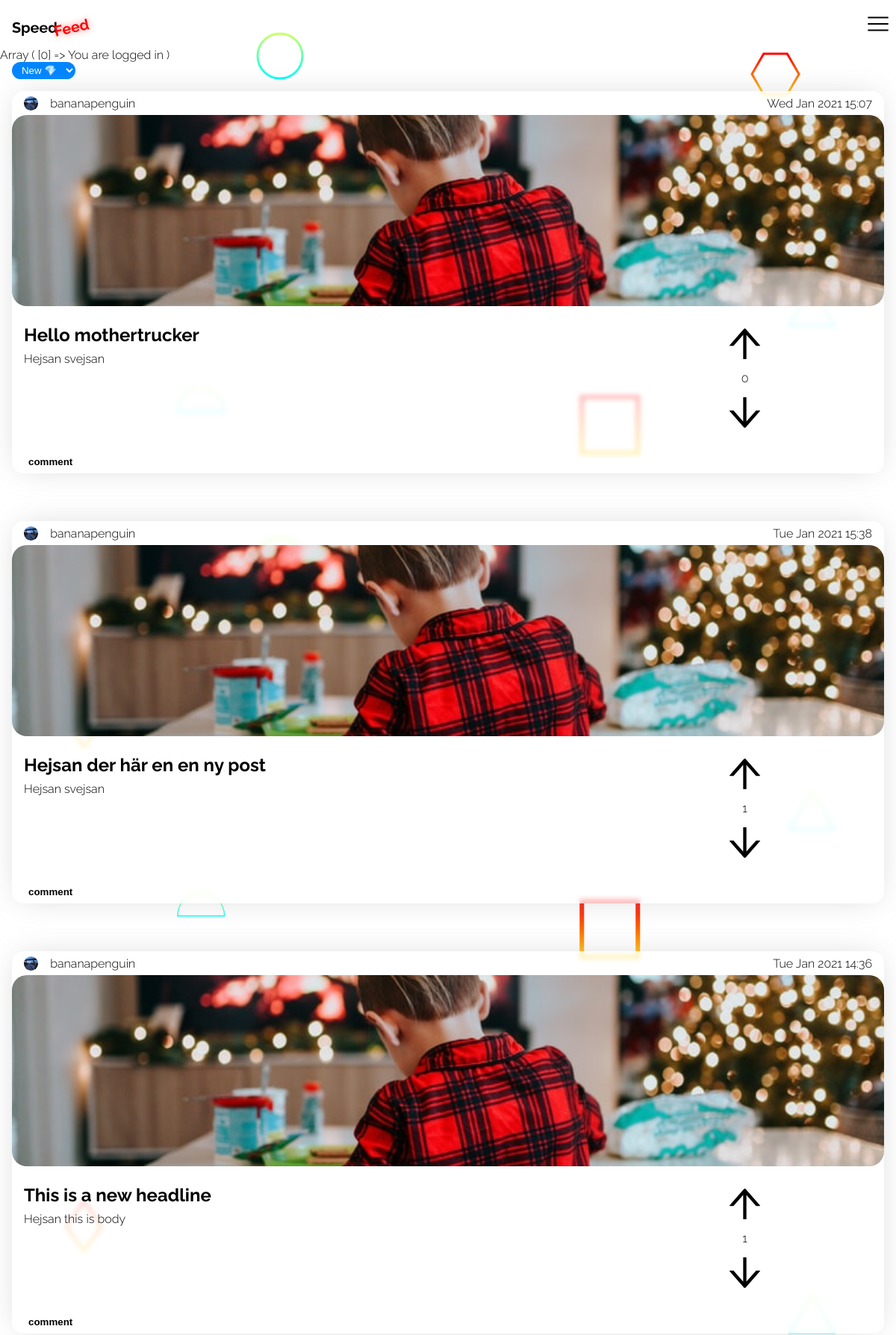
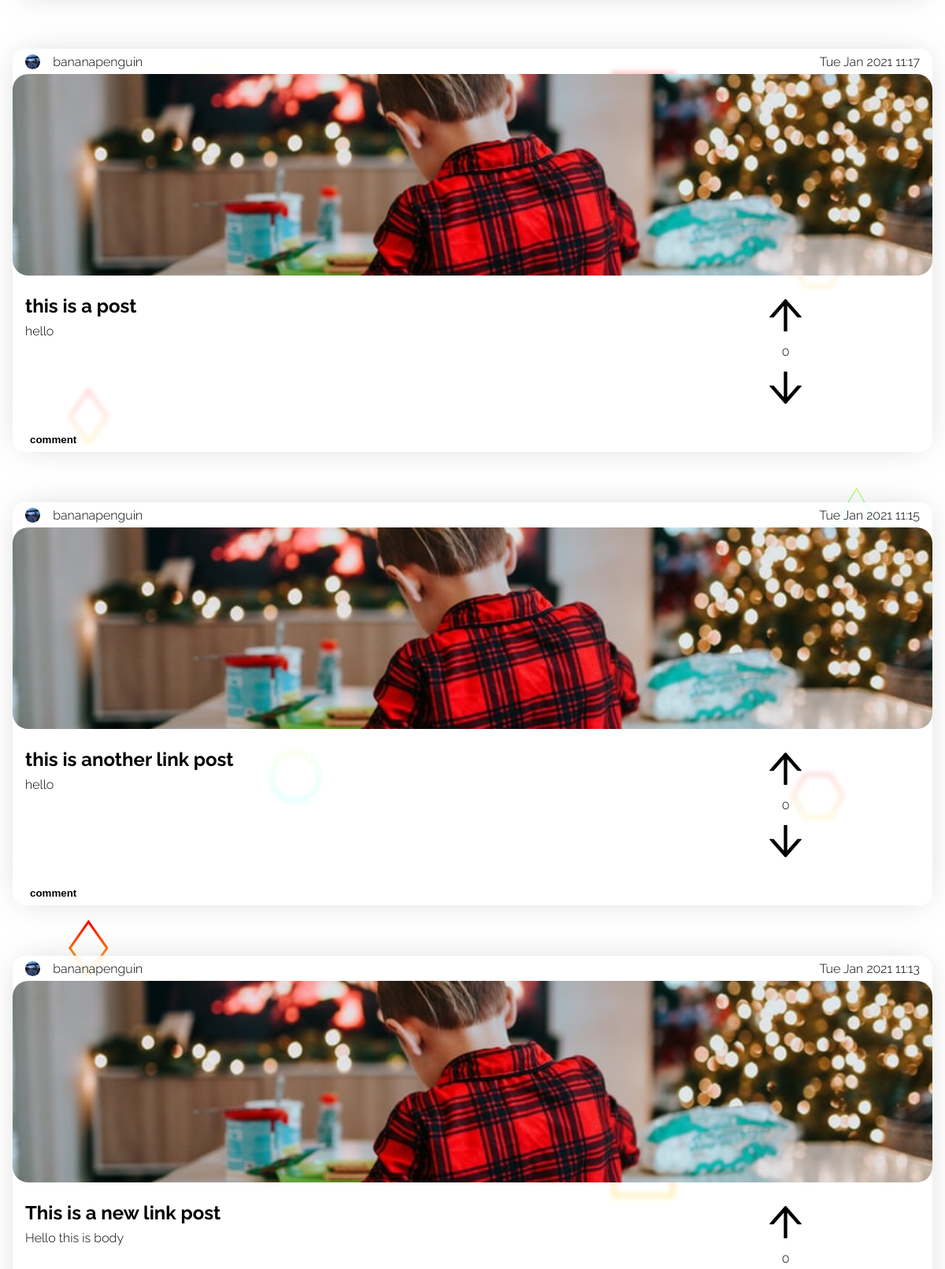
/views/index.php (signed in, upper part), run on the app's committed database (2 pictures, top to bottom).
### tables this page shows
CREATE TABLE "Users" ("id" integer,"name" varchar,"email" varchar,"avatar_path" varchar,"password_hash" varchar,"bio" text, "sort_by" varchar, PRIMARY KEY (id));

CREATE TABLE "Posts" ("id" integer,"user_id" int,"header" varchar,"body" text,"date" int, "color" varchar, "upDown" int, "link" varchar, PRIMARY KEY (id));

### views/index.php (the view, shortened to what this page needs)
<?php
require('header.php');
$db = new PDO('sqlite:../hacker_news_database.sqlite3');
if (isset($_SESSION['user'])) {
    $userId = $_SESSION['user']['id'];
    $stmt = $db->prepare("SELECT sort_by FROM Users where id = :userId");
    $stmt->bindParam(':userId', $userId);
    $stmt->execute();
    $data = $stmt->fetch(PDO::FETCH_ASSOC);
    $sort_by = $data['sort_by'];
} else {
    if (isset($_SESSION['sort'])) {
        $sort_by = $_SESSION['sort'];
    } else {
        $sort_by = 'new';
    }
}
if ($sort_by === 'new') {
    $result = $db->query("SELECT * FROM Posts ORDER BY \"date\" DESC LIMIT 30");
} else if ($sort_by === 'mostupvoted') {
    $result = $db->query("SELECT id, user_id, header, body, date, link, ifnull((select sum(up_down) from likes where posts.id=likes.post_id), 0) AS antallikes FROM Posts ORDER BY antallikes DESC LIMIT 30");
}
$posts = $result->fetchAll(PDO::FETCH_ASSOC);
?>
<body>
    <?php require('./nav.php') ?>
    <select class="sort-by" name="sort" id="">
        <option <?php if ($sort_by === 'new') {
                    echo 'selected';
                } ?>value="new">New 💎</option>
    </select>
    <?php foreach ($posts as $post) : ?>
        <?php
        $postId = $post['id'];
        $hasLikedResult = $db->query("SELECT * FROM Likes WHERE post_id = $postId AND user_id = $userId AND up_down = 1");
        $hasLikedData = $hasLikedResult->fetch(PDO::FETCH_ASSOC);
        if (isset($hasLikedData['id'])) {
            $hasLiked = true;
            $upvoteImage = '/images/upvoteActive.svg';
        } else {
            $hasLiked = false;
            $upvoteImage = '/images/upvote.svg';
        }
        $hasDislikedResult = $db->query("SELECT id FROM Likes WHERE post_id = $postId AND user_id = $userId AND up_down = -1");
        $hasDislikedData = $hasDislikedResult->fetch(PDO::FETCH_ASSOC);
        if (isset($hasDislikedData['id'])) {
            $hasDisliked = true;
            $downvoteImage = '/images/downvoteActive.svg';
        } else {
            $hasDisliked = false;
            $downvoteImage = '/images/downvote.svg';
        }
        $likesResult = $db->query("SELECT COUNT(user_id) AS 'likes' FROM Likes WHERE post_id = $postId AND up_down = 1");
        $likes = $likesResult->fetch(PDO::FETCH_ASSOC)['likes'];
        $dislikeResult = $db->query("SELECT COUNT(user_id) AS 'dislikes' FROM Likes WHERE post_id = $postId AND up_down = -1");
        $dislikes = $dislikeResult->fetch(PDO::FETCH_ASSOC)['dislikes'];
        $LikesSum = $likes - $dislikes;
        $result = $db->query("SELECT * FROM Users WHERE id = $userId");
        $user = $result->fetch(PDO::FETCH_ASSOC);
        isset($user['avatar_path']) ? $avatarPath = $user['avatar_path'] : $avatarPath = '/Account/uploads/default.svg';
        if (isset($user['name'])) {
            $userName = $user['name'];
        } else {
            $userName = 'IHaveNoName';
        }
        ?>
        <div data-postId="<?= $postId ?>" class="post id<?= $postId ?> post-group<?= $postId ?>">
            <div class="date-section">
                <div class="left">
                    <img src=<?= $avatarPath ?> alt="">
                    <p class="name"><?= $userName ?></p>
                </div>
                <div class="right">
                    <p class="date"><?= date('D M Y H:i', $post['date']) ?></p>
                </div>
            </div>
            <a href="<?= $post['link'] ?>">
                <div class="image-section">
                    <img src="/images/photo-1609050470947-f35aa6071497.jpeg" alt="">
                </div>
            </a>
            <div class="text-section">
                <div class="text-section-text">
                    <h2><?= $post['header'] ?></h2>
                    <p><?= $post['body'] ?></p>
                </div>
                <div class="text-section-vote" data-post="<?= $post['id'] ?>">
                    <div class="upvote-section img-container">
                        <img class="upvote <?= $hasLiked ? 'upvote-active' : 'upvoteInactive' ?>" src="<?= $upvoteImage ?>" alt="">
                    </div>
                    <p><?= $LikesSum ?></p>
                    <div class="downvote-section img-container">
                        <img class="downvote <?= $hasDisliked ? 'downvote-active' : 'downvoteInactive' ?>" src="<?= $downvoteImage ?>" alt="">
                    </div>
                </div>
            </div>
            <div class="bottom-section">
                <div class="left">
                    <button class="post-coment-button">comment</button>
                </div>
            </div>
        </div>
    <?php endforeach ?>
</body>
<?php require('footer.php') ?>

### views/header.php (shortened to what this page needs)
<!DOCTYPE html>
<html lang="en">
<head>
    <link rel="stylesheet" href="/styles/posts.css">
    <link rel="stylesheet" href="/styles/main.css">
    <link rel="stylesheet" href="/styles/nav.css">
    <link rel="stylesheet" href="/styles/login.css">
    <link rel="stylesheet" href="/styles/account.css">
</head>

### views/nav.php (shortened to what this page needs)
<nav>
    <div class="logo">
        <a href="/views/index.php"><img class="logo" src="/images/logo.svg" alt="Logotype 'speed feed'"></a>
    </div>
    <div class="hamburger-icon hamburger center-contain"></div>
    <div class="hamburger-menu hamburger">
    </div>
</nav>

### views/footer.php
</html>

### styles/posts.css (style rules this page uses)
:root { font-size: 16px; font-family: Raleway; --backdrop-blur: 3px; --post-background-color: rgba(255, 255, 255, 0.747); --box-shadow: 0px 0px 43px -12px rgba(184, 184, 184, 0.75); }
.post { background: var(--post-background-color); backdrop-filter: blur(var(--backdrop-blur)); max-width: 100%; display: flex; flex-direction: column; border-radius: 1rem; margin: 0rem 1rem 0rem 1rem; overflow: hidden; margin-bottom: 1rem; margin-top: 1rem; box-shadow: var(--box-shadow); }
.post:not(:first-of-type) { margin-top: 4rem; }
.date-section { height: 2rem; display: flex; justify-content: space-between; }
.date-section .left { display: flex; align-items: center; justify-content: center; margin-left: 1rem; height: 2rem; position: relative; }
.date-section .right { display: flex; flex-direction: row; height: 100%; margin-right: 1rem; position: relative; }
.date-section .left img { background: mediumaquamarine; height: 1.2rem; width: 1.2rem; border-radius: 50%; margin-right: 1rem; }
.date-section .right * { display: flex; align-items: center; justify-content: center; }
.date-section .left .name { display: flex; align-items: center; justify-content: center; }
.date-section .left .name { height: 100%; margin: 0; margin-right: 1rem; }
.date-section .right .date { height: 100%; margin: 0; }
.image-section { height: 16rem; width: 100%; overflow: hidden; }
.image-section img { position: relative; border-radius: 20px; height: 100%; width: 100%; object-fit: cover; }
.text-section { height: 10rem; display: flex; padding: 1rem; }
.text-section .text-section-text { width: 70%; }
.text-section .text-section-text h2 { margin: .5rem 0rem; }
.text-section .text-section-text p { margin: .5rem 0rem; }
.text-section .text-section-vote { width: 30%; display: flex; flex-direction: column; position: relative; }
.img-container { position: relative;; width: 100%; margin: 0; flex-grow: 1; height: 40%; display: flex; justify-content: center; align-items: center; }
.text-section .text-section-vote img.upvote { height: 60%; width: auto; }
.text-section .text-section-vote p { position: relative;; width: 100%; margin: 0; flex-grow: 1; display: flex; justify-content: center; align-items: center; }
.text-section .text-section-vote img.downvote { height: 60%; width: auto; }
.upvoteInactive { height: 60%; width: auto; }
.downvoteInactive { height: 60%; width: auto; }
.bottom-section { height: 2rem; display: flex; justify-content: space-between; }
.bottom-section .left { display: flex; justify-content: center; align-items: center; margin-left: 1rem; }
.bottom-section .left button { border: none; background: none; font-weight: bold; outline: none; }

### styles/main.css (style rules this page uses)
body { margin: 4rem 0 0 0; padding: 0; width: 100vw; background: url(/images/Scattered-Forcefields.svg); background-attachment: fixed; }

### styles/nav.css (style rules this page uses)
.hamburger { position: absolute; top: 1rem; right: .5rem; height: 2rem; width: 2rem; }
.hamburger-icon { background: url(../assets/radix-icons_hamburger-menu.svg); background-repeat: none; background-position: center; background-size: contain; transition: 1s; z-index: 2100; border: none; }
.hamburger-menu { overflow: hidden; position: absolute; background:#26262600; border-radius: 50%; transition: .7s; transition-timing-function: cubic-bezier(0.215, 0.610, 0.355, 1)(0.075, 0.82, 0.165, 1); z-index: 20; }
a { color: black; text-decoration: none; }
.logo { position: absolute; top: .5rem; left: .5rem; width: 7rem; }
.sort-by { background: #0085FF; border-radius: 50rem; color: white; text-align: center; margin-left: 1rem; outline: none; border: none; padding: .2rem .4rem; box-shadow: 0px 0px 51px -17px rgba(0,133,255,1); }

### data on the page
users: sort "New 💎"
posts: users.avatar_path (picture), users.name "bananapenguin", date "Wed Jan 2021 15:07", header "Hello mothertrucker", body "Hejsan svejsan", LikesSum "0"
posts: users.avatar_path (picture), users.name "bananapenguin", date "Tue Jan 2021 15:38", header "Hejsan der här en en ny post", body "Hejsan svejsan", LikesSum "1"
posts: users.avatar_path (picture), users.name "bananapenguin", date "Tue Jan 2021 14:36", header "This is a new headline", body "Hejsan this is body", LikesSum "1"
posts: users.avatar_path (picture), users.name "bananapenguin", date "Tue Jan 2021 11:17", header "this is a post", body "hello", LikesSum "0"
posts: users.avatar_path (picture), users.name "bananapenguin", date "Tue Jan 2021 11:15", header "this is another link post", body "hello", LikesSum "0"
posts: users.avatar_path (picture), users.name "bananapenguin", date "Tue Jan 2021 11:13", header "This is a new link post", body "Hello this is body", LikesSum "0"
